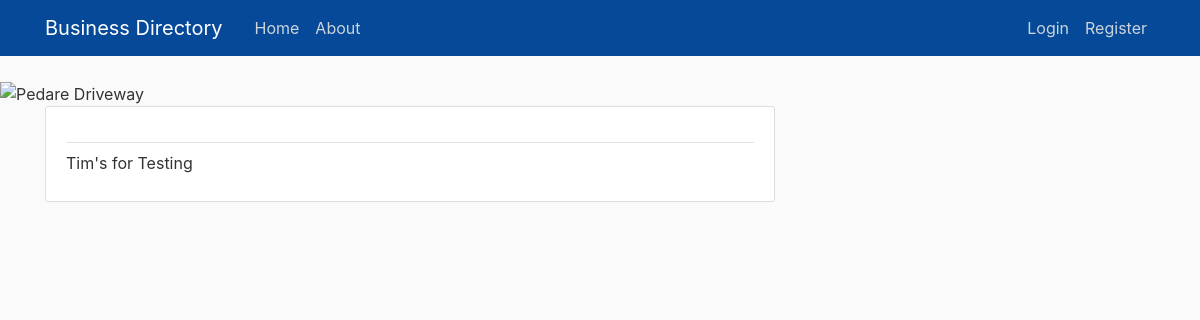
Page /home on the earlier database version.
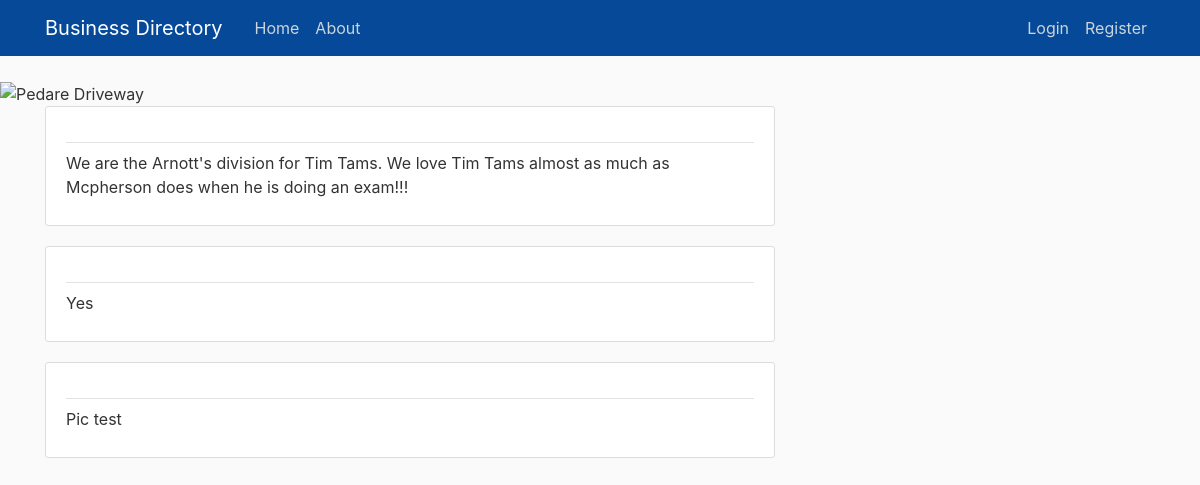
Same page on the later database version.
### app/database_models.py (models this page shows)
class Business_details(db.Model):
	id = db.Column(db.Integer, primary_key=True)
	keywords = db.relationship('Keywords', backref='keyword_selection', lazy=True)
	family_name = db.relationship('Family', backref='Family_name', lazy=True)
	creator_id = db.Column(db.Integer, db.ForeignKey('user.id'))
	phone_number = db.Column(db.String(12), nullable = False)
	email = db.Column(db.String(50), nullable=False)
	address = db.Column(db.String(60))
	business_photo = db.Column(db.String(20), nullable =False, default='default.jpg')
	web_address = db.Column(db.String(60))
	business_name = db.Column(db.String(60), nullable=False)
	description = db.Column(db.String(120), nullable=False)

### app/routes.py (the view)
@app.route('/')
@app.route('/home')
def home():
	posts = Business_details.query.all()
	return render_template ('home.html', posts=posts)

### app/Templates/home.html (shortened to what this page needs)
{% extends "layout.html" %}
{% block content %}
	{% for post in posts %}
		<article class="media content-section">
		  <div class="media-body">
		    <div class="article-metadata">
		    </div>
		    <p class="article-content">{{ post.description }}</p>
		  </div>
		</article>
	{% endfor %}
{% endblock content %}

### app/Templates/layout.html (shortened to what this page needs)
<!DOCTYPE html>
<html>
<head>
    <link rel="stylesheet" href="https://stackpath.bootstrapcdn.com/bootstrap/4.3.1/css/bootstrap.min.css">
    <link rel="stylesheet" type="text/css" href="{{url_for('static', filename='main.css')}}">
</head>
<body>
	<img src="C:\Users\white\OneDrive\Desktop\Business-Directory\Images\Background.jpg" alt="Pedare Driveway">
	<header class="site-header">
	  <nav class="navbar navbar-expand-md navbar-dark bg-steel fixed-top">
	    <div class="container">
	      <a class="navbar-brand mr-4" href="/">Business Directory</a>
	      <div class="collapse navbar-collapse" id="navbarToggle">
	        <div class="navbar-nav mr-auto">
	          <a class="nav-item nav-link" href="/">Home</a>
	          <a class="nav-item nav-link" href="/about">About</a>
	        </div>
	        <div class="navbar-nav">
	        	{% if current_user.is_authenticated %}
	        	<a class="nav-item nav-link" href="/account">Account</a>
	        	<a class="nav-item nav-link" href="/logout">Logout</a>
	        	<a class="nav-item nav-link" href="/business/new">Business</a>
	        	{% else%}
	          		<a class="nav-item nav-link" href="/login">Login</a>
	          		<a class="nav-item nav-link" href="/register">Register</a>
	          	{% endif %}
	        </div>
	      </div>
	    </div>
	  </nav>
	</header>
	<main role="main" class="container">
	  <div class="row">
	    <div class="col-md-8">
	      {% block content %}{% endblock %}
	    </div>
	</main>
</body>
</html>

### app/static/main.css (style rules this page uses)
body { background: #fafafa; color: #333333; margin-top: 5rem; }
.bg-steel { background-color: #5f788a; }
.site-header .navbar-nav .nav-link { color: #cbd5db; }
.content-section { background: #ffffff; padding: 10px 20px; border: 1px solid #dddddd; border-radius: 3px; margin-bottom: 20px; }
.article-content { white-space: pre-line; }
.article-metadata { padding-bottom: 1px; margin-bottom: 4px; border-bottom: 1px solid #e3e3e3 }

### app/Templates/layout.html (style rules this page uses)
nav.navbar { background-color: rgb(5,73,152); }

Differences in the rows shown:
changed Business_details: description "Tim's for Testing" → "We are the Arnott's division for Tim Tams. We love Tim Tams almost as much as Mcpherson does when he is doing an exam!!!"
added Business_details: description "Yes"
added Business_details: description "Pic test"
